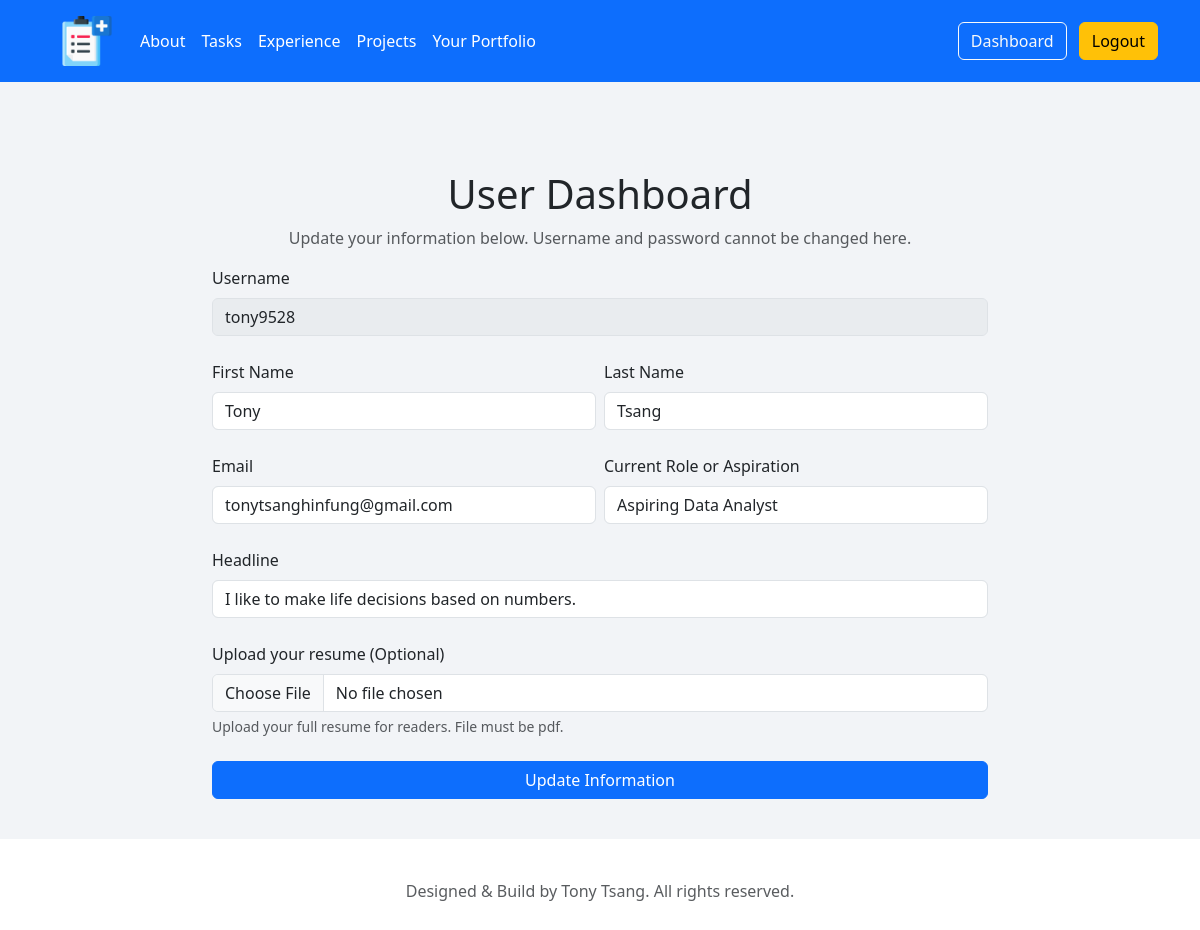
/dashboard (signed in), run on the app's committed database.
### tables this page shows
CREATE TABLE "users"(
    "id" INTEGER PRIMARY KEY AUTOINCREMENT,
    "username" TEXT NOT NULL UNIQUE,
    "password_hash" TEXT NOT NULL,
    "first_name" TEXT NOT NULL,
    "last_name" TEXT NOT NULL,
    "email" TEXT NOT NULL UNIQUE,
    "role" TEXT NOT NULL,
    "headline" TEXT NOT NULL,
    "resume" TEXT
);

### webapp_prototype/portfolio/routes.py (the view, shortened to what this page needs)
@app.route('/dashboard', methods=['GET', 'POST'])
def dashboard():
    if not session.get("user_id"):
        flash("Please login first.", 'warning')
        return redirect(url_for('login'))
    user_id = session["user_id"]
    sql = text("SELECT * FROM users WHERE id = :id")
    user = db.engine.connect().execute(sql, {'id': user_id}).fetchone()
    return render_template('dashboard.html', user=user)

### webapp_prototype/portfolio/templates/dashboard.html (shortened to what this page needs)
{% extends "layout.html" %}
{% block content %}
    <div class="container mt-5 dashboard-container">
        <h1 class="text-center">User Dashboard</h1>
        <p class="text-muted text-center">Update your information below. Username and password cannot be changed here.</p>
        <form action="/dashboard" method="POST" class="row g-2 needs-validation" enctype="multipart/form-data" novalidate>
            <div class="mb-3">
                <label for="username" class="form-label">Username</label>
                <input type="text" id="username" class="form-control" value="{{user.username}}" disabled>
            </div>
            <div class="col-6 mb-3">
                <label for="first-name" class="form-label">First Name</label>
                <input type="text" id="first-name" name="first-name" class="form-control" value="{{user.first_name}}" required>
            </div>
            <div class="col-6 mb-3">
                <label for="last-name" class="form-label">Last Name</label>
                <input type="text" id="last-name" name="last-name" class="form-control" value="{{user.last_name}}" required>
            </div>
            <div class="col-6 mb-3">
                <label for="email" class="form-label">Email</label>
                <input type="email" id="email" name="email" class="form-control" value="{{user.email}}" required>
            </div>
            <div class="col-6 mb-3">
                <label for="Role" class="form-label">Current Role or Aspiration</label>
                <input type="text" id="role" name="role" class="form-control" value="{{user.role}}" required>
            </div>
            <div class="mb-3">
                <label for="headline" class="form-label">Headline</label>
                <input type="text" id="headline" name="headline" class="form-control" value="{{user.headline}}" required>
            </div>
            <div class="mb-3">
                <label for="resume" class="form-label">Upload your resume (Optional)</label>
                <input type="file" name="resume" class="form-control"  accept=".pdf">
                <div class="form-text">
                    Upload your full resume for readers. File must be pdf.
                </div>
            </div>
            <div class="d-grid gap-2">
                <button type="submit" class="btn btn-primary">Update Information</button>
            </div>
        </form>
{% endblock content %}

### webapp_prototype/portfolio/static/css/style.css (style rules this page uses)
html { scroll-behavior: smooth; }
.dashboard-container { max-width: 800px; }

### data on the page
users: username "tony9528", first-name "Tony", last-name "Tsang", email "tonytsanghinfung@gmail.com", role "Aspiring Data Analyst", headline "I like to make life decisions based on numbers."
